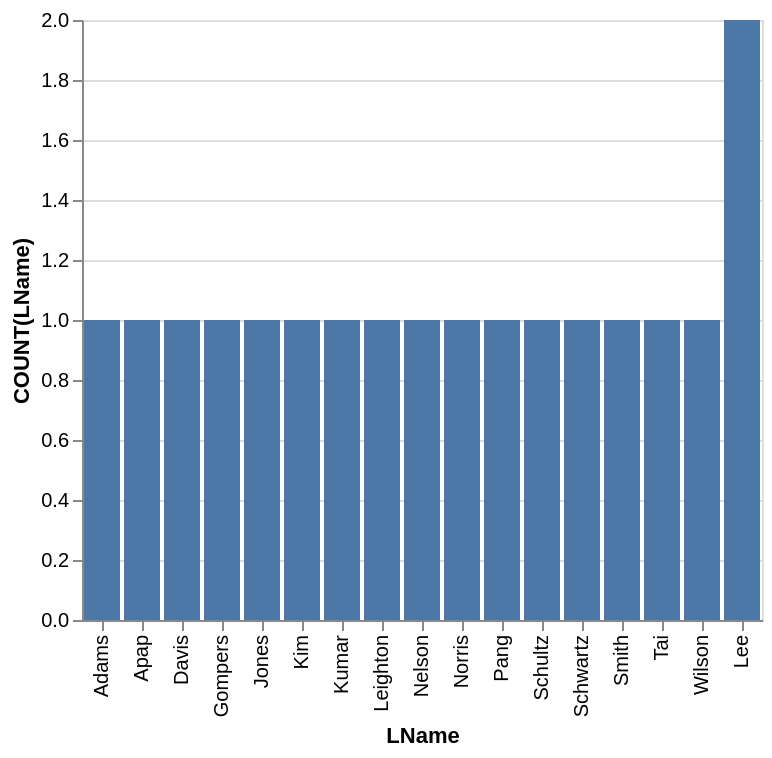

The specification (Vega-Lite) saved for this image:
### Vega-Lite specification from a JSON file in a GitHub repository (floating-point values rounded to 4 significant figures)
{"data": {"values": [{"x_data": "Adams", "y_data": 1}, {"x_data": "Apap", "y_data": 1}, {"x_data": "Davis", "y_data": 1}, {"x_data": "Gompers", "y_data": 1}, {"x_data": "Jones", "y_data": 1}, {"x_data": "Kim", "y_data": 1}, {"x_data": "Kumar", "y_data": 1}, {"x_data": "Leighton", "y_data": 1}, {"x_data": "Nelson", "y_data": 1}, {"x_data": "Norris", "y_data": 1}, {"x_data": "Pang", "y_data": 1}, {"x_data": "Schultz", "y_data": 1}, {"x_data": "Schwartz", "y_data": 1}, {"x_data": "Smith", "y_data": 1}, {"x_data": "Tai", "y_data": 1}, {"x_data": "Wilson", "y_data": 1}, {"x_data": "Lee", "y_data": 2}]}, "mark": "bar", "encoding": {"x": {"field": "x_data", "type": "nominal", "title": "LName", "sort": {"op": "sum", "field": "y_data", "order": "ascending"}}, "y": {"field": "y_data", "type": "quantitative", "title": "COUNT(LName)"}}}
